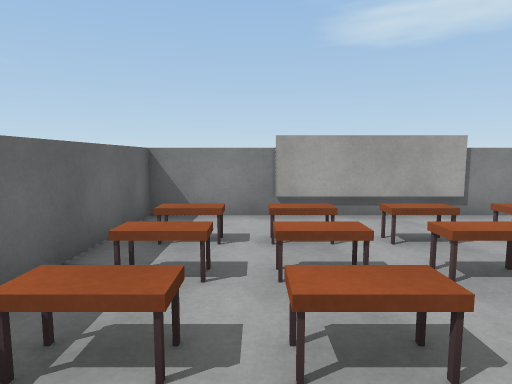
[1] (above)

12 first-person views from a walk through a scene from a Unity 3-D project. The camera is 1.3 m above the floor, tilts 6° down and sees 75° across. The floor is counted in squares, 1 m on a side. Each view is taken from the middle of a square. On the plan, view 1 faces up. The plan holds only what a view shows up to about 14 squares ahead; the rest is blank. Door leaves are left out, so doorways stand open. Surface patterns are stand-ins for the level's own textures.

[2]
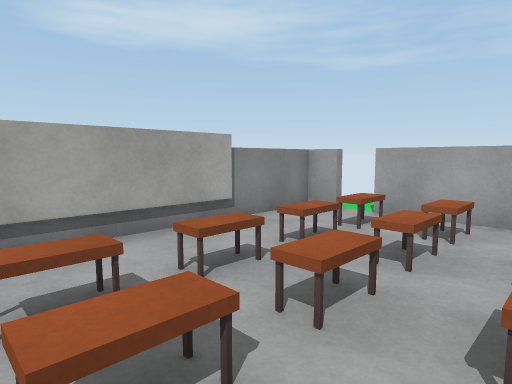

[3]
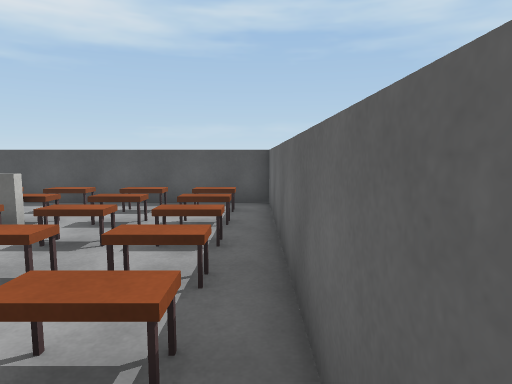

[4]
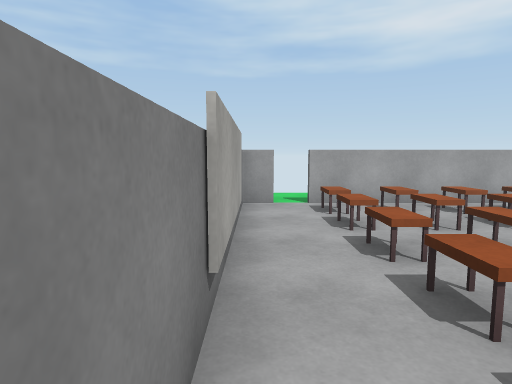

[5]
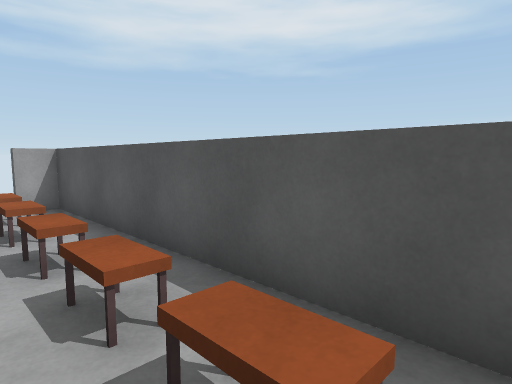

[6]
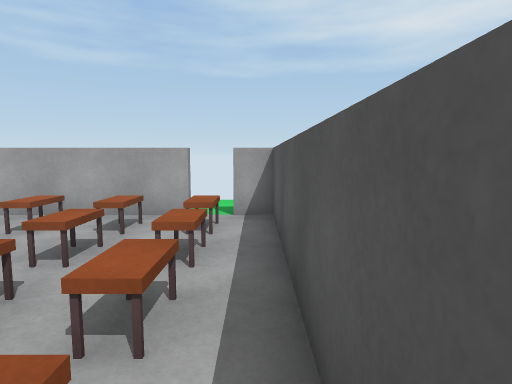

[7]
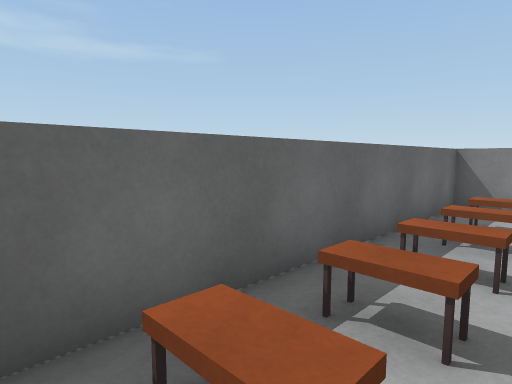

[8]
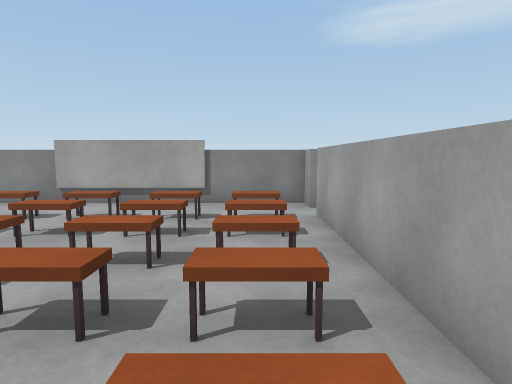

[9]
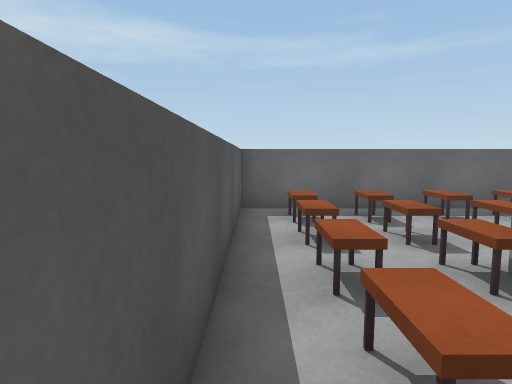

[10]
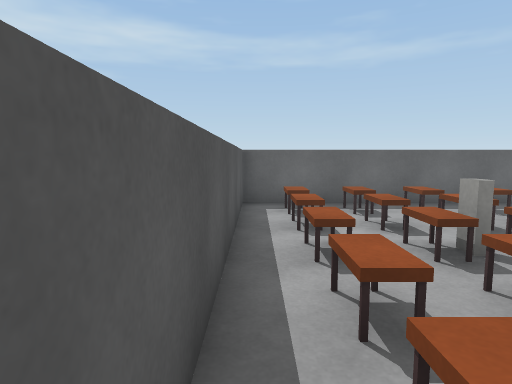

[11]
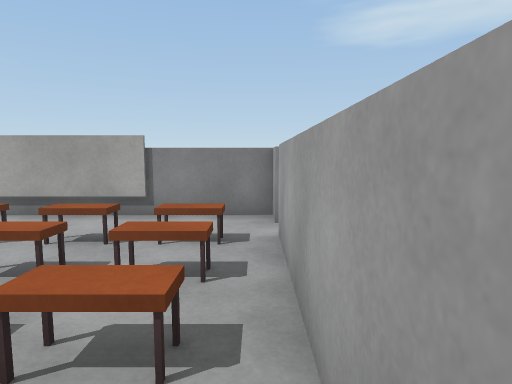

[12]
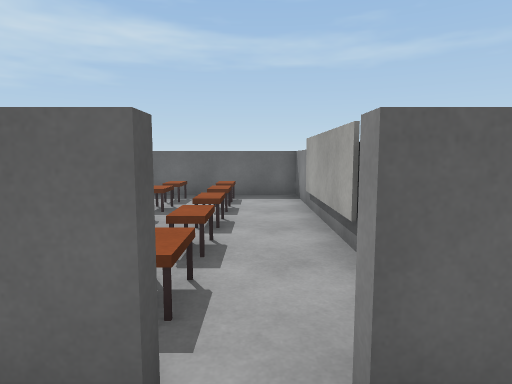

### Floor plan
Key: @ floor where view 1 was taken; # wall or solid block; . floor; / step, stairs or slope; D open door; = window, fence, low wall or low ledge; O other object.
Columns run from 3 left of view 1 to 9 right of it. Each row starts with its distance up from view 1.
  8 #####  #####
  7 #...####...#
  6 #.........DD.
  5 #.O/OO/O/O.#.
  4 #.////////.#
  3 #..........#
  2 #.O.OO.O.O.#
  1 #....==....#
  0 #./@//////.#
 -1 #.O/OO/O/O..
 -2 #..........#
 -3 ############

Where each view was taken, in squares from view 1:
view 1: 0 up, 0 right, facing up
view 2: 2 up, 0 right, facing up-right
view 3: 7 up, 2 left, facing down
view 4: 7 up, 2 left, facing right
view 5: 0 up, 2 left, facing down-right
view 6: 2 down, 0 right, facing right
view 7: 2 down, 0 right, facing up-left
view 8: 2 down, 6 right, facing up
view 9: 2 down, 6 right, facing left
view 10: 2 down, 7 right, facing left
view 11: 0 up, 7 right, facing up
view 12: 6 up, 9 right, facing left
